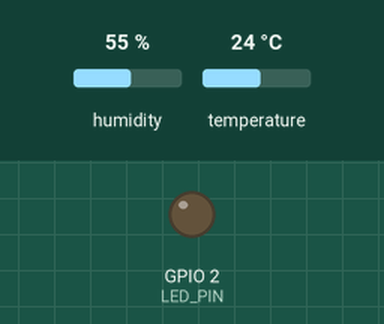
The sketch below on a simulated ESP32. Parts: output pins drawn as LEDs (lit = HIGH). Dashed ring = blinking. The inputs (shaded band) are chosen by the test bench; at power-on: temperature 24 °C, humidity 55 %. WiFi joins after 1.5 s; servers stay silent unless stated; what the sketch prints to the serial monitor is not drawn.

Above: at 2.7 s.
2.8 s: temperature set to 17 °C
7.7 s: temperature set to 14 °C
At 10.4 s:
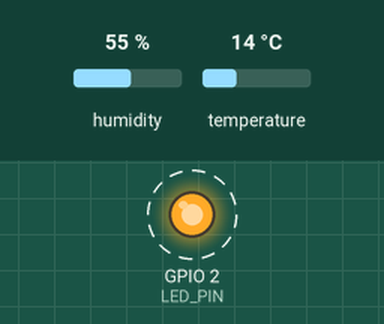
Timing chart, 0 to 20.5 s (numbered marks = the images above; inputs shaded):
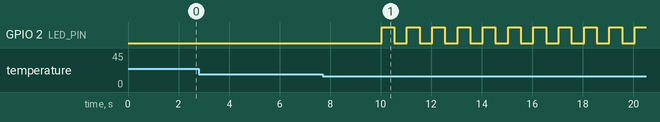

The sketch:

node.ino
```cpp
#include "config.h"
#include "packet.h"
#include "sensor.h"
#include "alarm.h"
#include "espnow_node.h"

unsigned long lastSend = 0;

void setup() {
  Serial.begin(115200);
  alarmInit();
  espnowInit();
}

void loop() {
  alarmLoop();

  if (millis() - lastSend >= SEND_INTERVAL) {
    lastSend = millis();

    float temp = readTemperature();
    if (temp < -50) return;

    bool alarm = (temp < TEMP_MIN || temp > TEMP_MAX);
    if (alarm) alarmOn();
    else alarmOff();

    SensorPacket pkt;
    pkt.temp = temp;
    pkt.alarm = alarm;
    pkt.ts = millis();

    bool ok = espnowSend(pkt);

    Serial.printf("[NODE] T=%.1f alarm=%d espnow=%s\n",
                  temp, alarm, ok ? "OK" : "FAIL");
  }
}
```

alarm.cpp
```cpp
// alarm.cpp
#include "alarm.h"
#include "config.h"
#include <Arduino.h>

static bool alarmState = false;
static unsigned long lastBlink = 0;
static bool led = false;

void alarmInit() {
  pinMode(LED_PIN, OUTPUT);
  digitalWrite(LED_PIN, LOW);
}

void alarmOn() { alarmState = true; }
void alarmOff() {
  alarmState = false;
  digitalWrite(LED_PIN, LOW);
}

void alarmLoop() {
  if (!alarmState) return;
  if (millis() - lastBlink > 500) {
    led = !led;
    digitalWrite(LED_PIN, led);
    lastBlink = millis();
  }
}
```

alarm.h
```cpp
// alarm.h
#pragma once
void alarmInit();
void alarmOn();
void alarmOff();
void alarmLoop();
```

espnow_node.cpp
```cpp
#include "espnow_node.h"

#include <WiFi.h>
#include <esp_now.h>
#include <esp_wifi.h>

/* 🔴 WIFI CỦA GATEWAY (CHỈ DÙNG ĐỂ LẤY CHANNEL) */
#define WIFI_SSID "Z"
#define WIFI_PASS "L1532000"

/* 🔴 MAC GATEWAY (BẠN ĐÃ CUNG CẤP) */
uint8_t gatewayMac[] = {0x94, 0x51, 0xDC, 0x34, 0x78, 0xF4};

static bool sendOK = false;

/* ===== CALLBACK CHUẨN ESP-IDF 5.x ===== */
void onSend(const wifi_tx_info_t* info,
            esp_now_send_status_t status) {
  sendOK = (status == ESP_NOW_SEND_SUCCESS);
}

void espnowInit() {
  /* 1️⃣ Node KHÔNG CẦN INTERNET – CHỈ CẦN CHANNEL */
  WiFi.mode(WIFI_STA);
  WiFi.begin(WIFI_SSID, WIFI_PASS);

  Serial.print("[NODE] Joining WiFi to get channel");
  unsigned long t0 = millis();
  while (WiFi.status() != WL_CONNECTED &&
         millis() - t0 < 6000) {
    delay(500);
    Serial.print(".");
  }
  Serial.println();

  int channel = WiFi.channel();
  Serial.printf("[NODE] Home channel = %d\n", channel);

  if (channel == 0) {
    Serial.println("[NODE] ERROR: Channel = 0, abort ESP-NOW");
    return;
  }

  /* 2️⃣ Init ESP-NOW */
  if (esp_now_init() != ESP_OK) {
    Serial.println("[NODE] ESP-NOW init failed");
    return;
  }

  esp_now_register_send_cb(onSend);

  /* 3️⃣ Add gateway peer */
  esp_now_peer_info_t peer = {};
  memcpy(peer.peer_addr, gatewayMac, 6);
  peer.channel = channel;     // 🔥 TRÙNG HOME CHANNEL
  peer.encrypt = false;

  if (esp_now_add_peer(&peer) == ESP_OK) {
    Serial.println("[NODE] Peer added");
  } else {
    Serial.println("[NODE] Add peer FAILED");
  }

  /* 4️⃣ Ngắt WiFi INTERNET nhưng GIỮ RADIO */
  WiFi.disconnect(false);
}

bool espnowSend(const SensorPacket& pkt) {
  sendOK = false;

  esp_err_t err = esp_now_send(
    gatewayMac,
    (uint8_t*)&pkt,
    sizeof(pkt)
  );

  if (err != ESP_OK) {
    Serial.printf("[NODE] Send error: %d\n", err);
    return false;
  }

  delay(10);  // chờ callback
  return sendOK;
}
```

espnow_node.h
```cpp
#pragma once

#include "packet.h"

/* init ESP-NOW */
void espnowInit();

/* send packet to gateway */
bool espnowSend(const SensorPacket& pkt);
```

packet.h
```cpp
#pragma once
#include <Arduino.h>

struct SensorPacket {
  float temp;
  bool alarm;
  unsigned long ts;
};
```

sensor.cpp
```cpp
// sensor.cpp
#include "sensor.h"
#include "config.h"
#include <DHT.h>

static DHT dht(DHT_PIN, DHT_TYPE);
static bool inited = false;

float readTemperature() {
  if (!inited) {
    dht.begin();
    inited = true;
  }
  float t = dht.readTemperature();
  if (isnan(t)) return -100;
  return t;
}
```

sensor.h
```cpp
// sensor.h
#pragma once
float readTemperature();
```

config.h
```cpp
#pragma once

#define DEVICE_ID "node01"

// DHT
#define DHT_PIN   4
#define DHT_TYPE  DHT11

// LED
#define LED_PIN   2

// Threshold
#define TEMP_MIN  16.0
#define TEMP_MAX  28.0

// Send interval
#define SEND_INTERVAL 2000
```

Measured:
- the behaviour switches between 16 and 15 °C on temperature (found by bisection; images 0 and 1)
- after the input at 2.8 s, every drawn part: stays the same
- after the input at 7.7 s, GPIO 2 (LED_PIN): alternates HIGH for 0.50 s and LOW for 0.50 s, starting after 2.3 s
